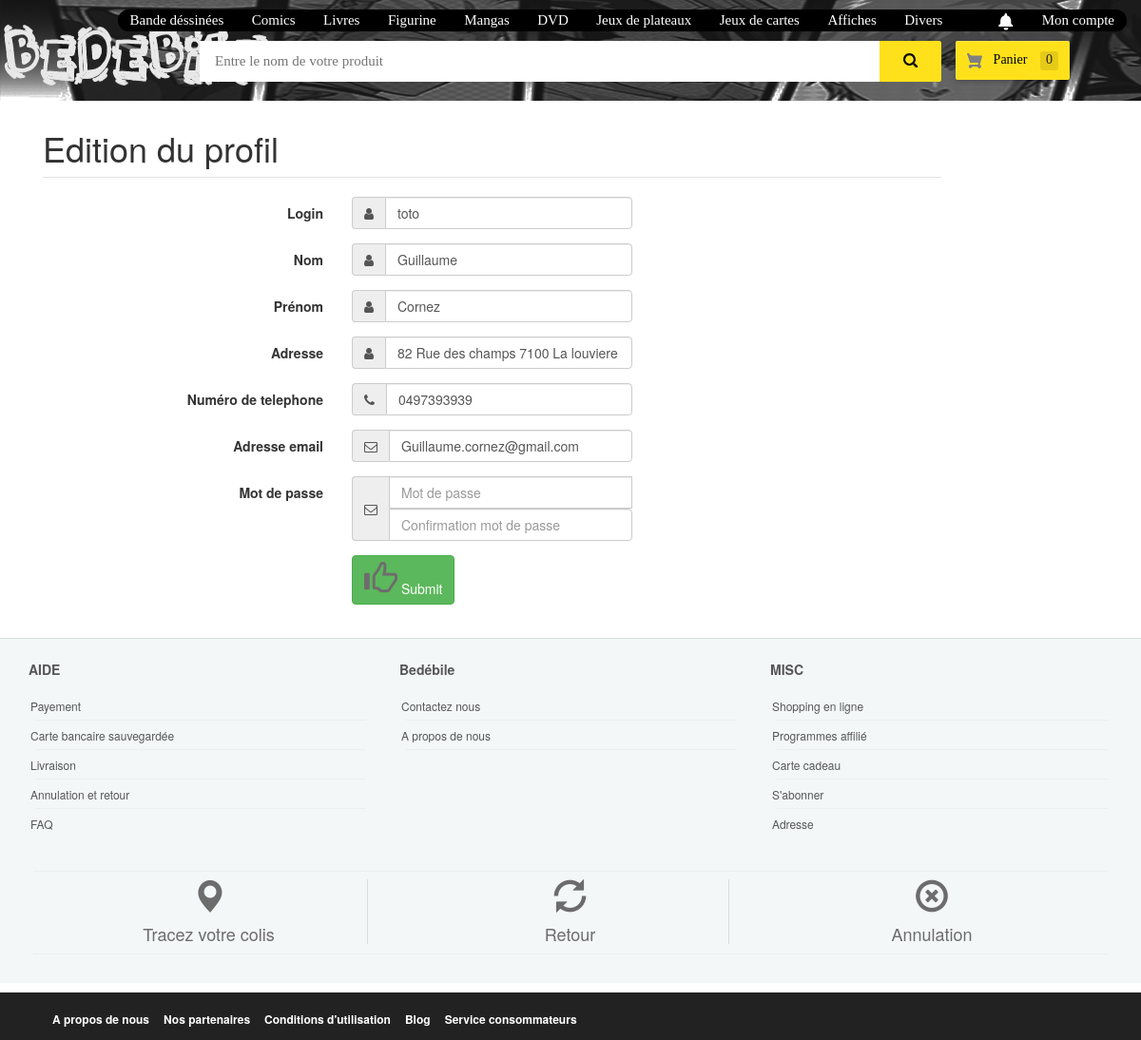
/Bedebile/user_update_his_profile (signed in), run on the app's committed database.
### tables this page shows
CREATE TABLE users (
  user_id INT(11) NOT NULL PRIMARY KEY AUTO_INCREMENT,
  user_name VARCHAR(50) DEFAULT NULL,
  user_firstname VARCHAR(50) DEFAULT NULL,
  user_email VARCHAR(255) NOT NULL UNIQUE,
  user_login VARCHAR(255) NOT NULL UNIQUE,
  user_password VARCHAR(255) NOT NULL,
  user_adresse VARCHAR(255) DEFAULT NULL,
  user_role INT(11) NOT NULL,
  user_tel CHAR(11) DEFAULT NULL,
  FOREIGN KEY (user_role) REFERENCES roles(role_id)
);

### Bedebile/controller/user_update_his_profile.php (called while the page is built, shortened)
<?php
require 'models/user.php';
$user = getUserById($_SESSION['id']);
    include 'views/user_update_his_profile.php';
?>

### Bedebile/models/user.php (called while the page is built, shortened)
<?php
function getUserById($id) {
    $bdd = getDb();
    $reponse = $bdd->prepare('SELECT * FROM users WHERE user_id = :id');
    $reponse->execute(array('id' => $id));
    $donnees = $reponse->fetch();
    return $donnees;
}
?>

### Bedebile/views/user_update_his_profile.php (the view, shortened to what this page needs)
<div class="container">
  <div class="row">
  <div class="col-md-10">
  <fieldset>
  <legend><h1>Edition du profil</h1></legend>
  <form class="form-horizontal" action="#" method="post">
  <div class="form-group">
    <label class="col-md-4 control-label" for="Login">Login</label>
    <div class="col-md-4">
   <div class="input-group">
         <div class="input-group-addon">
          <i class="fa fa-user">
          </i>
        <input type="text" hidden name="login_update_default" value="<?=$user['user_login']?>"><br>
         </div>
         <input id="login_update" name="login_update" type="text" value="<?=$user['user_login']?>" class="form-control input-md">
        </div>
    </div>
  </div>
  <div class="form-group">
    <label class="col-md-4 control-label" for="Name">Nom</label>
    <div class="col-md-4">
   <div class="input-group">
         <div class="input-group-addon">
          <i class="fa fa-user">
          </i>
         </div>
         <input id="name_update" name="name_update" type="text" value="<?=$user['user_name']?>" class="form-control input-md">
        </div>
    </div>
  </div>
  <div class="form-group">
    <label class="col-md-4 control-label" for="Firstname">Prénom</label>
    <div class="col-md-4">
   <div class="input-group">
         <div class="input-group-addon">
          <i class="fa fa-user">
          </i>
         </div>
         <input id="firstname_update" name="firstname_update" type="text" value="<?=$user['user_firstname']?>" class="form-control input-md">
        </div>
    </div>
  </div>
  <div class="form-group">
    <label class="col-md-4 control-label" for="Adresse">Adresse</label>
    <div class="col-md-4">
   <div class="input-group">
         <div class="input-group-addon">
          <i class="fa fa-user">
          </i>
         </div>
         <input id="Adresse" name="adresse_update" type="text" value="<?=$user['user_adresse']?>" class="form-control input-md">
        </div>
    </div>
  </div>
  <div class="form-group">
    <label class="col-md-4 control-label" for="Phone number ">Numéro de telephone</label>
    <div class="col-md-4">
      <div class="input-group">
           <div class="input-group-addon">
         <i class="fa fa-phone"></i>
           </div>
        <input id="phonenumber_update" name="phonenumber_update" type="text" value="<?=$user['user_tel']?>" class="form-control input-md">
      </div>
    </div>
  </div>
  <div class="form-group">
    <label class="col-md-4 control-label" for="email_update">Adresse email</label>
    <div class="col-md-4">
    <div class="input-group">
         <div class="input-group-addon">
       <i class="fa fa-envelope-o"></i>
        <input type="text" hidden name="email_update_default" value="<?=$user['user_email']?>"><br>
         </div>
          <input id="email_update" name="email_update" type="text" value="<?=$user['user_email']?>" class="form-control input-md">
        </div>
    </div>
  </div>
  <div class="form-group">
    <label class="col-md-4 control-label" for="password_update">Mot de passe</label>
    <div class="col-md-4">
      <div class="input-group">
        <div class="input-group-addon">
         <i class="fa fa-envelope-o"></i>
        </div>
        <input id="password_update" name="password_update" type="password" placeholder="Mot de passe" class="form-control input-md">
        <input id="password_verify_update" name="password_verify_update" type="password" placeholder="Confirmation mot de passe" class="form-control input-md">
      </div>
    </div>
  </div>
  <div class="form-group">
    <label class="col-md-4 control-label" ></label>
    <div class="col-md-4">
      <button class="btn btn-success" type="submit" name="update-user"><span class="glyphicon glyphicon-thumbs-up"></span> Submit</button>
    </div>
  </div>
  </form>
  </fieldset>
  </div>
  </div>
</div>
  <?php
  include 'includes/layout.php'; ?>

### Bedebile/css/style.css (style rules this page uses)
.glyphicon { font-size: 35px; color:#6d6c6c; }
.container { margin-bottom: 10px; }

### data on the page
users: login_update "toto", name_update "Guillaume", firstname_update "Cornez", adresse_update "82 Rue des champs 7100 La louviere", phonenumber_update "0497393939", email_update "Guillaume.cornez@gmail.com"
